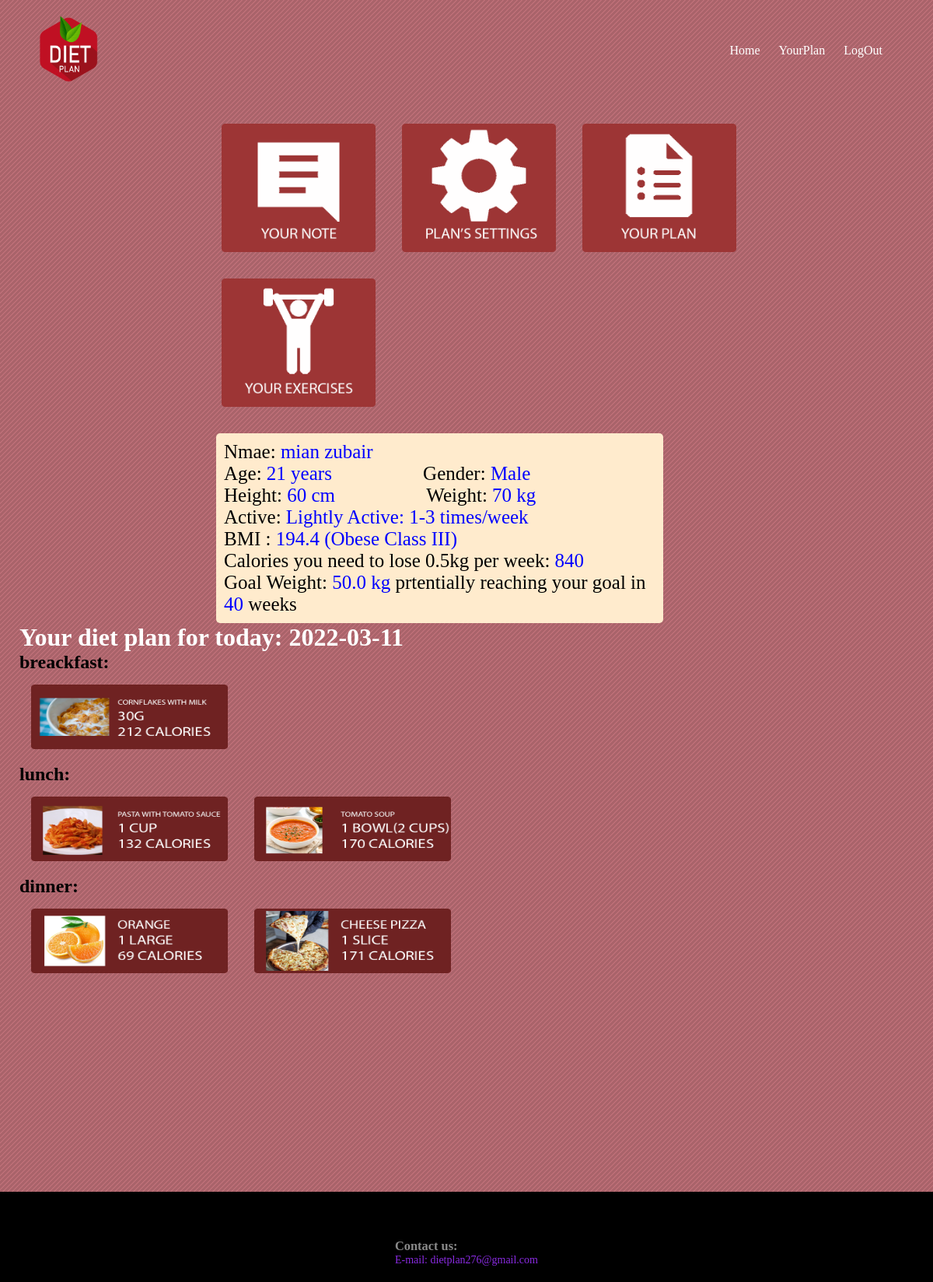
Screenshot of /YourPlan (signed in) with the database file from the repository.
### website/models.py (models this page shows)
class User(db.Model, UserMixin):
    id = db.Column(db.Integer, primary_key=True)
    email = db.Column(db.String(150), unique=True)
    password = db.Column(db.String(150))
    first_name = db.Column(db.String(150))
    new_user = db.Column(db.String(150))  # 0 flase, 1 true
    notes = db.relationship('Note')
    active2 = db.relationship('Active_user')
    food2 = db.relationship('food')

class Active_user(db.Model):
    id = db.Column(db.Integer, primary_key=True)
    age = db.Column(db.String(150))
    gender = db.Column(db.String(150))
    height = db.Column(db.String(150))
    weight = db.Column(db.String(150))
    goal_weight = db.Column(db.String(150))
    active1 = db.Column(db.String(150))
    user_id = db.Column(db.Integer, db.ForeignKey('user.id'))

class food(db.Model):
    id = db.Column(db.Integer, primary_key=True)
    days = db.Column(db.String(150))
    breakfast = db.Column(db.String(600))
    lunch = db.Column(db.String(600))
    dinner = db.Column(db.String(600))
    user_id = db.Column(db.Integer, db.ForeignKey('user.id'))

### website/views.py (the view, shortened to what this page needs)
@views.route('/YourPlan', methods=['GET', 'POST'])
@login_required
def YourPlan():
    today = str(datetime.date.today())
    BMI = 0
    BMI_Category = ''
    YourPlan.Cal_to_loss = 0
    Cal_to_loss1 = 0
    goal_w = 0
    goal_time = 0
    Active_user1 = Active_user.query.filter_by(user_id=current_user.id).first()
    if Active_user1:
        BMI = float(Active_user1.weight) / (float(Active_user1.height)
                                            * float(Active_user1.height) * 0.0001)
        BMI = round(BMI, 1)
        if int(Active_user1.age) > 20:
            if BMI <= 16:
                BMI_Category = 'Severe Thinness'
            elif BMI > 16 and BMI <= 17:
                BMI_Category = 'Moderate Thinness'
            elif BMI > 17 and BMI <= 18.5:
                BMI_Category = 'Mild Thinness'
            elif BMI > 18.5 and BMI <= 25:
                BMI_Category = 'Normal'
            elif BMI > 25 and BMI <= 30:
                BMI_Category = 'Overweight'
            elif BMI > 30 and BMI <= 35:
                BMI_Category = 'Obese Class I'
            elif BMI > 35 and BMI <= 40:
                BMI_Category = 'Obese Class II'
            elif BMI > 40:
                BMI_Category = 'Obese Class III'
        BMR = 0
        if Active_user1.gender == 'Male':
            BMR = (10 * float(Active_user1.weight)) + (6.25 *
                                                       float(Active_user1.height)) - (5 * int(Active_user1.age)) + 5
        else:
            BMR = (10 * float(Active_user1.weight)) + (6.25 *
                                                       float(Active_user1.height)) - (5 * int(Active_user1.age)) - 161
        PAL = 0
        if Active_user1.active1 == 'Sedentary Active: little or no exercise':
            PAL = 1.2
        elif Active_user1.active1 == 'Lightly Active: 1-3 times/week':
            PAL = 1.375
        elif Active_user1.active1 == 'Moderately Active: 4-5 times/week':
            PAL = 1.55
        elif Active_user1.active1 == 'Very Active: 6-7 times/week':
            PAL = 1.725
        YourPlan.Cal_to_loss = int(BMR * PAL - 500)
        Cal_to_loss1 = int(BMR * PAL - 500)
        goal_w = float(Active_user1.goal_weight)
        goal_time = int((float(Active_user1.weight) - goal_w) / 0.5)
    return render_template(
        'YourPlan.html',
        user=current_user,
        BMI=BMI,
        BMI_Category=BMI_Category,
        Cal_to_loss=Cal_to_loss1,
        goal_w=goal_w,
        goal_time=goal_time,
        today=today)

### website/templates/YourPlan.html (shortened to what this page needs)
<!DOCTYPE html>
<html lang="eng">
<head>
    <link rel="stylesheet" href="/static/style.css">
</head>
<body>
    <div class="header">
        <div class="allCont">
            <div class="topBar">
                <div class="logo">
                    <img src="static/Image/Logo/logo.png" width="85px">
                </div>
                <nav>
                    <ul>
                        <li><a id="home" href="/">Home</a></li>
                        {% if user.is_authenticated %}
                        <li><a id="YourPlan" href="/YourPlan">YourPlan</a></li>
                        <li><a id="logout" href="/logout">LogOut</a></li>
                        {% else %}
                        <li><a id="login" href="/login">Login</a></li>
                        <li><a id="signup" href="/sign-up">SignUp</a></li>
                        {% endif %}
                    </ul>
                </nav>
            </div>
            <div class="col-h1">
                <a id="note" href="/note"><img src="static/Image/Icons/note.png" class="image"></a>
                <a id="settings" href="/settings"><img src="static/Image/Icons/SETTINGS.png" class="image"></a>
                <a id="plan" href="/plan"><img src="static/Image/Icons/plan.png" class="image"></a>
                <a id="exercises" href="/exercises"><img src="static/Image/Icons/EXERCISES.png" class="image"></a>
            </div>
                <div class="col-info">
                        <p>Nmae: <span class="user-info">{{user.first_name}}</span></p>
                        {% if not user.active2 %}
                        <h1>Do "PLAN'S SEETINGS" to see your information</h1>
                        {% else %}
                        {%  for actv in user.active2 %}
                        <p>Age: <span class="user-info">{{actv.age}} years </span>
                            <span id="col-info1">Gender: <span class="user-info">{{actv.gender}}</span><br/></span>
                            Height: <span class="user-info">{{actv.height}} cm </span>
                            <span id="col-info1">Weight: <span class="user-info">{{actv.weight}} kg</span></span> <br/>
                            Active: <span class="user-info">{{actv.active1}}</span> <br/>
                            BMI : <span class="user-info">{{BMI}} ({{BMI_Category}})</span> <br/>
                            Calories you need to lose 0.5kg per week: <span class="user-info">{{Cal_to_loss}}</span> <br/>
                            Goal Weight: <span class="user-info">{{goal_w}} kg</span>
                            prtentially reaching your goal in <span class="user-info">{{goal_time}}</span> weeks
                        </p>
                        {% endfor %}
                        {% endif %}
                </div>
            {%  for food in user.food2 %}
            {% if food.days == today%}
                <h1 id="days">Your diet plan for today: {{today}}</h1>
                <h2>breackfast:</h2>
                {% for i in (food.breakfast.split(',')) %}
                    <img src="static/Image/breackfast/{{i}}.png" class="img-plan">
                {% endfor %}
                <h2>lunch:</h2>
                {% for i in (food.lunch.split(',')) %}
                    <img src="static/Image/lunch/{{i}}.png" class="img-plan">
                {% endfor %}
                <h2>dinner:</h2>
                {% for i in (food.dinner.split(',')) %}
                    <img src="static/Image/dinner/{{i}}.png" class="img-plan">
                {% endfor %}
            {% endif %}
        {% endfor %}
        </div>
        <div class="r">
            <h3>&nbsp;</h3>
        </div>
    </div>
<div class="footer">
    <div class="container">
        <div class="row">
            <div class="footer-col-1">
                <h3>Contact us:</h3>
                <p>E-mail: dietplan276@gmail.com</p>
            </div>
        </div>
    </div>
</div>
</body>
</html>

### website/static/style.css (style rules this page uses)
* { margin: 0; padding: 0; box-sizing: border-box; }
.topBar { display: flex; align-items: center; padding: 20px; }
nav { flex: 1; text-align: right; }
ul { display: inline-block; list-style-type: none; }
ul li { display: inline-block; margin-right: 20px; }
a { text-decoration: none; color: white; }
p { color: blueviolet; }
.allCont { max-width: 1800px; margin: auto; padding-left: 25px; padding-right: 25px; }
.row { display: flex; align-items: center; flex-wrap: wrap; justify-content: space-around; }
body { background-color: #a9636a; }
.r { margin-bottom: 0%; }
.image { width: 228px; height: 195px; padding: 15px; }
.col-h1 { padding: 15px; margin-left: 20%; }
.col-info { min-width: 300px; background-color: blanchedalmond; width: 50%; font-size: 12px; padding: 10px 10px; margin-left: 22%; border: 0; border-radius: 5px; outline: none; }
#col-info1 { margin-left: 20%; }
.user-info { color: blue; }
.col-info p { font-size: 25px; color: black; }
.img-plan { width: 283px; height: 113px; padding: 15px; }
.r h3 { margin-top: 20%; }
#days { color: white; }
.footer { background-color: black; color: #8a8a8a; font-size: 14px; padding: 60px 0 20px; margin: auto; width: auto; }

### rows the page displays
User: first_name "mian zubair"
Active_user: age "21", gender "Male", height "60", weight "70", active1 "Lightly Active: 1-3 times/week", BMI "194.4", BMI_Category "Obese Class III", Cal_to_loss "840", goal_w "50.0", goal_time "40"
food: days "2022-03-11", breakfast (picture)
